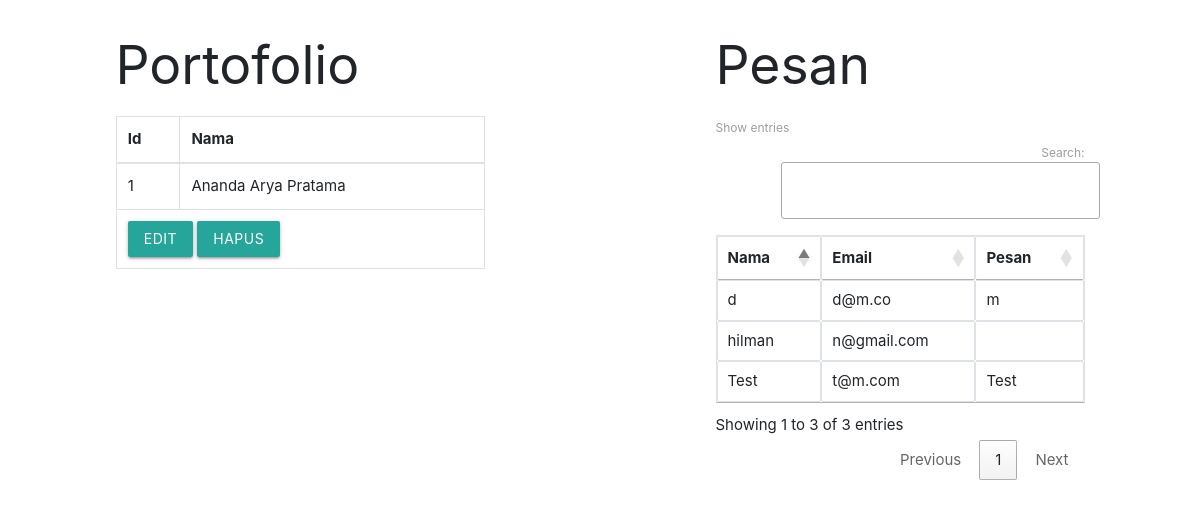
The app's page /uts/admin/dashboard.php with its own data.
### tables this page shows
CREATE TABLE `biodata` (
  `id_biodata` int(3) NOT NULL,
  `nama` varchar(50) NOT NULL,
  `tempat_lahir` varchar(20) NOT NULL,
  `tanggal_lahir` varchar(25) NOT NULL,
  `jenis_kelamin` varchar(15) NOT NULL,
  `alamat` varchar(255) NOT NULL,
  `agama` varchar(15) NOT NULL,
  `kewarganegaraan` varchar(20) NOT NULL,
  `kegiatan` varchar(255) NOT NULL
);

CREATE TABLE `getintouch` (
  `id` int(11) NOT NULL,
  `nama` varchar(50) NOT NULL,
  `email` varchar(30) NOT NULL,
  `pesan` text NOT NULL
);

### uts/admin/dashboard.php (the view, shortened to what this page needs)
<!DOCTYPE html>
<html lang="en">
<head>
    <link rel="stylesheet" href="https://maxcdn.bootstrapcdn.com/bootstrap/4.5.0/css/bootstrap.min.css" />
    <link type="text/css" rel="stylesheet" href="assets/css/materialize.min.css" media="screen,projection" />
    <link rel="stylesheet" type="text/css" href="//cdn.datatables.net/1.10.22/css/jquery.dataTables.min.css">
</head>
<body>
    <div class="row">
        <div class="col-6">
            <div class="container">
                <h2>Portofolio</h2>
                <table class="table table-bordered">
                    <thead>
                    <tr>
                        <th>Id</th>
                        <th>Nama</th>
                    </tr>
                    </thead>
                    <tbody>
                    <?php
                        include_once "../koneksi.php";
                        $strSQL = "SELECT * FROM biodata";
                        $runstrSQL = mysqli_query($conn, $strSQL);
                        $jmlRowData = mysqli_num_rows($runstrSQL);
                        if ($jmlRowData < 0) {
                            echo "<tr><td>Data Tidak Terdapat Dalam Database</td>
                            <td><a href='tambah_biodata.php' class='btn btn-success'>Tambah Data</a></td></tr>";
                            }
                        else {
                            while($row = mysqli_fetch_assoc($runstrSQL)) {
                    ?>
                    <tr>
                        <td><?php echo $row["id_biodata"]; ?></td>
                        <td><?php echo $row["nama"]; ?></td>
                    </tr>
                    <tr>
                        <td colspan="2"><a href="biodata.php" class="btn btn-info">Edit</a>
                        <a href="delete_biodata.php?id_biodata=<?php echo $row["id_biodata"]; ?>" class="btn btn-danger">Hapus</a></td>
                    </tr>
                    <?php
                            }
                        }
                    ?>
                    </tbody>
                </table>
            </div>
        </div>
        <div class="col-6">
            <div class="container">
                <h2>Pesan</h2>
                <table id="pesan" class="table table-bordered">
                    <thead>
                    <tr>
                        <th>Nama</th>
                        <th>Email</th>
                        <th>Pesan</th>
                    </tr>
                    </thead>
                    <tbody>
                    <?php
                        include_once "../koneksi.php";
                        $strSQL = "SELECT * FROM getintouch";
                        $runstrSQL = mysqli_query($conn, $strSQL);
                        $jmlRowData = mysqli_num_rows($runstrSQL);
                        if ($jmlRowData < 0) {
                            echo "<tr><td colspan='3'>Data Tidak Terdapat Dalam Database</td></tr>";
                            }
                        else {
                            while($row = mysqli_fetch_assoc($runstrSQL)) {
                    ?>
                    <tr>
                        <td><?php echo $row["nama"]; ?></td>
                        <td><?php echo $row["email"]; ?></td>
                        <td><?php echo $row["pesan"]; ?></td>
                    </tr>
                    <?php
                            }
                        }
                    ?>
                    </tbody>
                </table>
            </div>
        </div>
    </div>
</body>
</html>

### records on screen
biodata: id_biodata "1", nama "Ananda Arya Pratama"
getintouch: nama "hilman", email "n@gmail.com"
getintouch: nama "Test", email "t@m.com", pesan "Test"
getintouch: nama "d", email "d@m.co", pesan "m"
